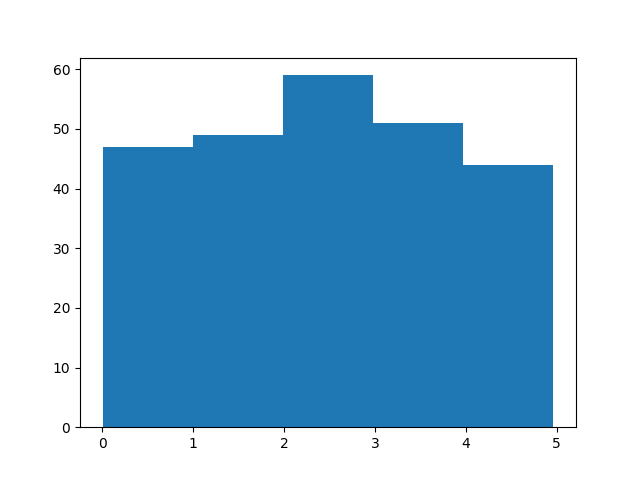

Write Python code to recreate this figure.
import numpy

import matplotlib.pyplot as plt

x = numpy.random.uniform(0.0, 5.0, 250)

plt.hist(x, 5)

plt.show()
